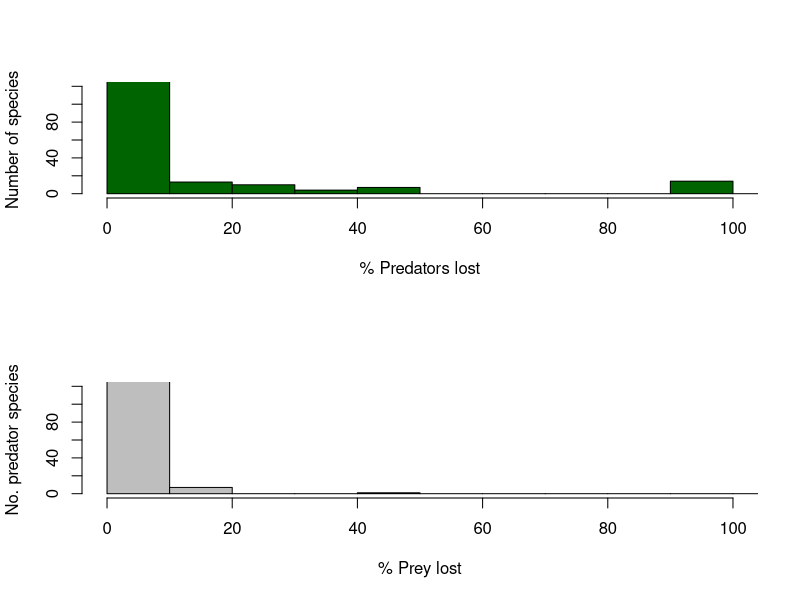

Here is the R script that generated this plot: (Note: this script raises an error after producing the figure.)
#Cargar estos paquetes 
library(readxl)
library(network)
library(writexl)
#Elegir tu directorio donde esta el excel con los datos 
setwd("G:/Mi unidad/1. from 09-05-2023/Colaboraciones/Francisca Mann/Paper Magallanes/Info Github")



## cargar red formato xlsx 

bunny_fw <- read_excel("Interaction list.xlsx", sheet = "Links") 

bunny_fw1 <- as.matrix(bunny_fw) 



#pasamos de edgelist a un formato graph 

net_bunny_ig <- igraph::graph_from_edgelist(bunny_fw1, directed = TRUE) 



#pasamos de un formato graph  a un formato matriz 

net_bunny_matrix <- igraph::as_adj(net_bunny_ig, sparse=FALSE) 



#pasamos de ese formato matriz  a un formato graph  
net_bunny_ig<- igraph::graph_from_adjacency_matrix(net_bunny_matrix) 



## calcular degree de los nodos antes de la extinción (el degree es N. de depredadores y de presas) 
inD = igraph::degree(net_bunny_ig, v = igraph::V(net_bunny_ig), mode = c("in")) #indica el Num depredadores 

outD = igraph::degree(net_bunny_ig, v = igraph::V(net_bunny_ig), mode = c("out")) #Indica Num de presas 

grado = cbind(inD, outD)  


## pasar la matriz a formato network, para eliminar nodos 

net_bunny <- network::as.network.matrix(net_bunny_matrix) # transforma la matriz a clase network 

nodes_fw <- network::network.vertex.names(net_bunny) #indica el nombre de los nodos (el conejo esel 16) 



##Buscando la posición del nodo que se llama 30 para ser removido de la red 

which(nodes_fw == "30") #es decir de la red hay que remover el nodo 30 



##Ahora si, se remueve al conejo 

net_without_bunny <- network::delete.vertices(net_bunny, 30) #network:: 



##Compruebas que realmente se eliminó el nodo que se llama "30" 

nodes_w_bunny <- network::network.vertex.names(net_without_bunny)  





##Calcular degree de los nodos DESPUES de la extinción (el degree es N. de depredadores y de presas) 

#Pasas desde clase red a matriz 

matrix_w_bunny <- network::as.matrix.network(net_without_bunny) 

netBunny_ig1 <- igraph::graph_from_adjacency_matrix(matrix_w_bunny) 



#calculas el degree 

inD1 = igraph::degree(netBunny_ig1, mode = c("in")) #in degree = numero de depredadores 

outD1 = igraph::degree(netBunny_ig1, mode = c("out")) #out degree = numero de presas 



grado1 = cbind(inD1, outD1)  


#Hasta el momento tienes dos resultados el objeto grado y grado1  

# cada uno representa los degree antes y después de la extinción del conejo, respectivamente 



#Vamos a unir los dos resultados en uno solo objeo, para eso ambos tienen que tener el mismo largo 

#Como el objeto grado indica el degree antes de la extinción, tiene un nodo mas que el grado1 

#Por lo tanto, desde el ojeto grado vamos a remover el degree asociado al conejo 



#Ok removemos la fila 30 que corresponde al grado del conejo antes de la extinción 

grado_s16 <- grado[-30,]  



#ahora si, podemos unir ambos objetos 

delta <- cbind(grado_s16,grado1) 



#Ahora transofrmamos el objeto a clase dataframe 

delta = as.data.frame(delta) 



#Ahora calculamos la diferencira entre el indegree antes y después de la extinción del conejo 

#recuerda aquí el indegree está representando el número de depredadores 

delta$delta_in <- (delta$inD - delta$inD1) 



#Ahora calculamos la diferencia entre el outdegree antes y después de la extinción del conejo 

#recuerda aquí el outdegree está representando el número de presas 

delta$delta_out <- (delta$outD - delta$outD1) 



#Aqui vas a ver el dataframe, las dos primeras columnas son el degree antes de la extinción 

#la tercera y cuarta columna los degree después de la extinción 

#la quinta y sexta columna la diferencia entre antes y después 

View(delta) 



#Ahora, de números brutos vamos a pasar a porcentaje. Es decir 

#vamos a calcular, para cada especie el porcentaje de la dieta que se perdió al remover al conejo 

#y para cada especie el % de presas que se pierde 



porc_in = ((delta$delta_in/delta$inD)*100) 

porc_in[is.nan(porc_in)] <- 0 #reemplaza NaN por 0 



porc_out = ((delta$delta_out/delta$outD)*100) 

porc_out[is.nan(porc_out)] <- 0 #reemplaza NaN por 0 





### figuras, histogramas de frecuencia 

par(mfrow = c(2,1)) 

hist(porc_in, 
     
     breaks = c(0, 10, 20, 30, 40, 50, 60, 70, 80, 90, 100, 110, 120), 
     
     col = "darkgreen", 
     
     border = 1, 
     
     main = "", 
     
     ylim = c(0,120), 
     
     yaxp = c(0, 90, 6), #yaxp=c(inicio, final, numero_regiones) 
     
     xlim = c(0,100), 
     
     xlab = "% Predators lost", 
     
     ylab = "Number of species") 





hist(porc_out, 
     
     breaks = c(0, 10, 20, 30, 40, 50, 60, 70, 80, 90, 100, 110, 120), 
     
     col = "grey", 
     
     border = 1, 
     
     main = "", 
     
     ylim = c(0,120), 
     
     yaxp = c(0, 90, 6), 
     
     xlim = c(0,100), 
     
     xlab = "% Prey lost", 
     
     ylab = "No. predator species") 



write_xlsx(delta, "C:/Users/franc/Desktop/especiesextincionconejo.xlsx") 
